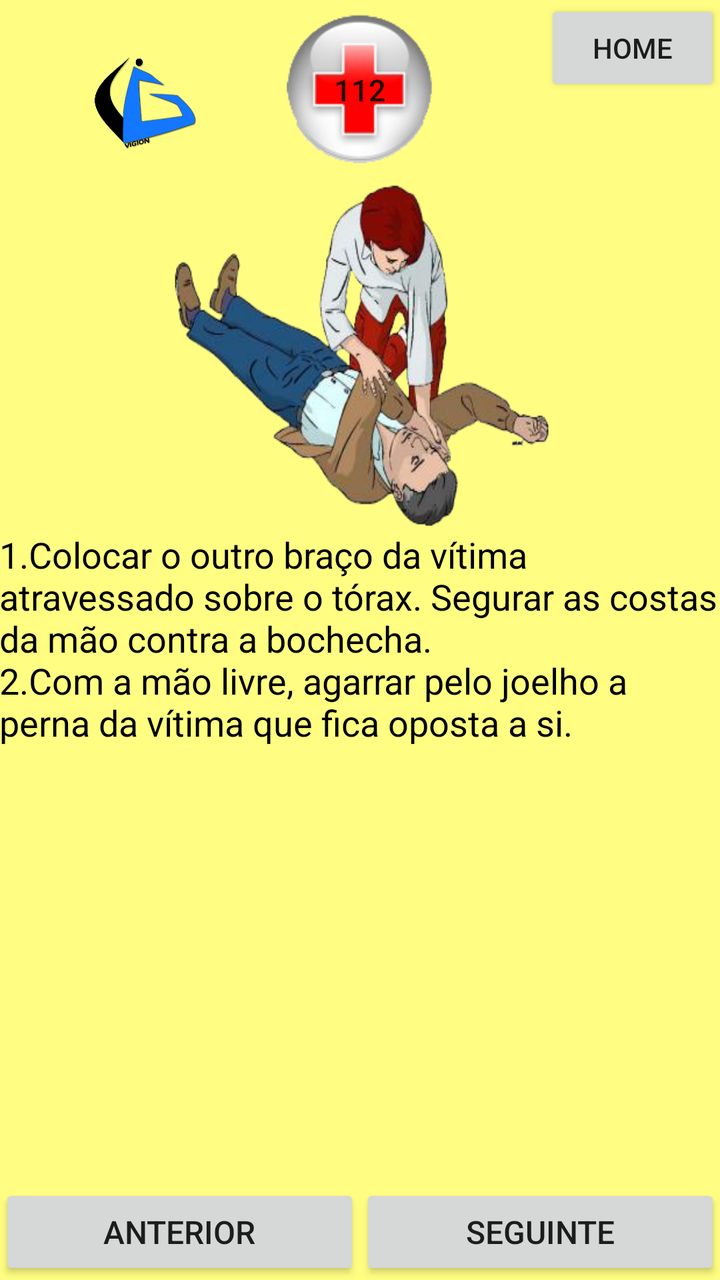
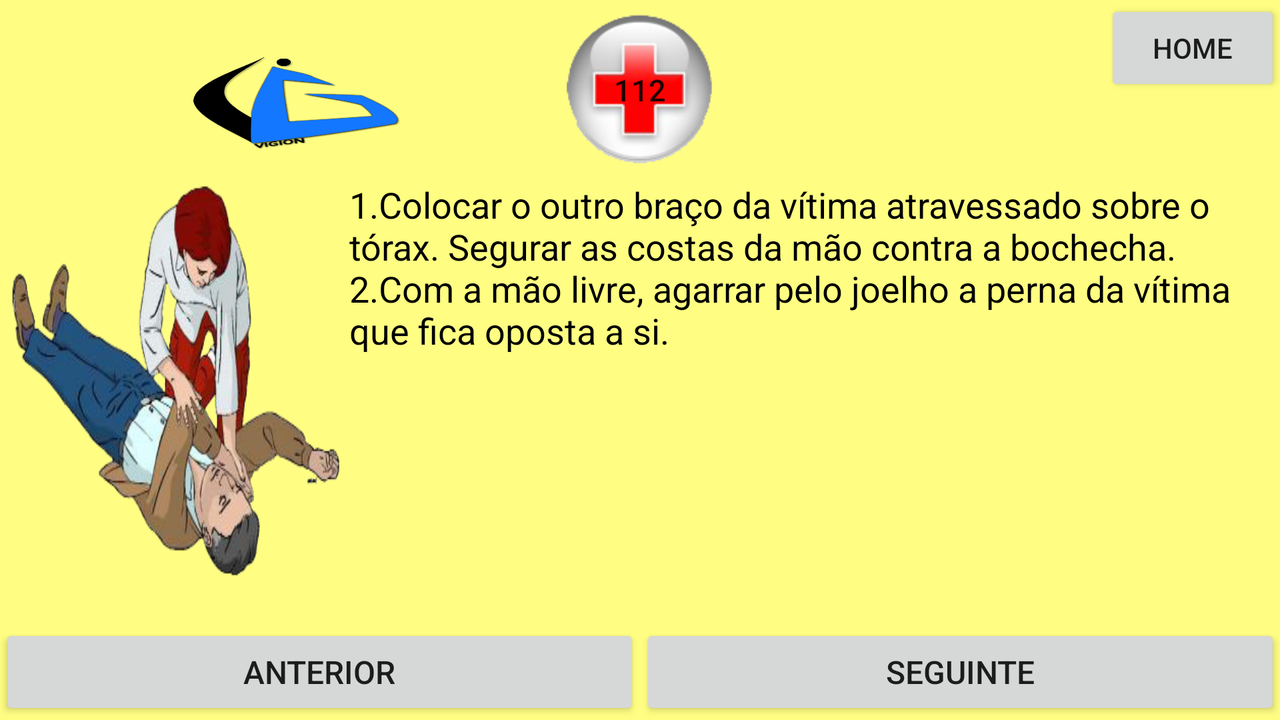

First picture: res/layout/ on a phone held upright. Second picture: the repository's own variant of that layout, on a device whose configuration matches the variant's folder. Source for both follows.
<!-- AndroidManifest.xml: application theme AppTheme -->
<!-- res/layout/activity_sbv_pls_segunda_parte.xml -->
<RelativeLayout xmlns:android="http://schemas.android.com/apk/res/android"
    xmlns:tools="http://schemas.android.com/tools" android:layout_width="match_parent"
    android:layout_height="match_parent" android:paddingLeft="@dimen/activity_horizontal_margin"
    android:paddingRight="@dimen/activity_horizontal_margin"
    android:paddingTop="@dimen/activity_vertical_margin"
    android:paddingBottom="@dimen/activity_vertical_margin"
    tools:context="com.example.vss.suportebasicodevida5.sbv_pls_segunda_parte"
    android:background="#fffffe82">

    <Button
        android:layout_width="90dp"
        android:layout_height="90dp"
        android:text="@string/emergencia"
        android:id="@+id/buttonEmergencia"
        android:onClick="onCLickChange2Activity"
        android:background="@drawable/medicina_em_png_queroimagem_ceica_crispim_2_transparente"
        android:textSize="15dp"
        android:layout_alignParentTop="true"
        android:layout_centerHorizontal="true" />

    <Button
        android:layout_width="wrap_content"
        android:layout_height="wrap_content"
        android:text="@string/home"
        android:id="@+id/buttonHome"
        android:onClick="onCLickChange2Activity"
        android:layout_alignParentTop="true"
        android:layout_alignParentRight="true"
        android:layout_alignParentEnd="true" />

    <ImageView
        android:layout_width="90dp"
        android:layout_height="90dp"
        android:id="@+id/imageViewVSS"
        android:background="@drawable/vigion_logo"
        android:layout_alignParentTop="true"
        android:layout_alignParentLeft="true"
        android:layout_alignParentStart="true"
        android:layout_alignBottom="@+id/buttonEmergencia"
        android:layout_toLeftOf="@+id/buttonEmergencia"
        android:layout_toStartOf="@+id/buttonEmergencia" />

    <LinearLayout
        android:orientation="horizontal"
        android:layout_width="fill_parent"
        android:layout_height="wrap_content"
        android:layout_centerHorizontal="true"

        android:layout_alignParentBottom="true"
        android:id="@+id/linearLayout">

        <Button
            android:layout_width="match_parent"
            android:layout_height="wrap_content"
            android:text="@string/anterior"
            android:id="@+id/buttonAnterior"
            android:onClick="onCLickChange2Activity"
            android:layout_alignParentBottom="true"
            android:layout_alignParentLeft="true"
            android:layout_alignParentStart="true"
            android:layout_gravity="left|bottom"
            android:layout_weight="1"
            android:textSize="16sp" />

        <Button
            android:layout_width="match_parent"
            android:layout_height="wrap_content"
            android:text="@string/seguinte"
            android:id="@+id/buttonSeguinte"
            android:onClick="onCLickChange2Activity"
            android:layout_alignParentBottom="true"
            android:layout_alignParentRight="true"
            android:layout_alignParentEnd="true"
            android:layout_gravity="right|bottom"
            android:layout_weight="1"
            android:textSize="16sp" />

    </LinearLayout>

    <RelativeLayout
        android:layout_width="fill_parent"
        android:layout_height="fill_parent"
        android:layout_below="@+id/buttonEmergencia"
        android:layout_alignParentRight="true"
        android:layout_alignParentEnd="true"
        android:layout_alignParentLeft="true"
        android:layout_alignParentStart="true"
        android:layout_above="@+id/linearLayout">

        <ImageView
            android:layout_width="200dp"
            android:layout_height="175dp"
            android:id="@+id/imageView"
            android:background="@drawable/pls1_transparente"
            android:layout_alignParentTop="true"
            android:layout_centerHorizontal="true" />

        <TextView
            android:layout_width="wrap_content"
            android:layout_height="wrap_content"
            android:textAppearance="?android:attr/textAppearanceMedium"
            android:text="@string/pls2"
            android:id="@+id/textView"
            android:layout_alignParentBottom="true"
            android:textColor="#ff000000"
            android:layout_below="@+id/imageView" />


    </RelativeLayout>
</RelativeLayout>
<!-- resources referenced by this layout -->
<resources>
  <!-- drawable medicina_em_png_queroimagem_ceica_crispim_2_transparente: png bitmap (drawable-mdpi, 13470 bytes) -->
  <!-- drawable pls1_transparente: png bitmap (drawable-mdpi, 81380 bytes) -->
  <!-- drawable vigion_logo: png bitmap (drawable-mdpi, 108685 bytes) -->
  <string name="anterior">Anterior</string>
  <string name="emergencia">112</string>
  <string name="home">HOME</string>
  <string name="pls2">1.Colocar o outro braço da vítima atravessado sobre o tórax. Segurar as costas da mão contra a bochecha.\n2.Com a mão livre, agarrar pelo joelho a perna da vítima que fica oposta a si.</string>
  <string name="seguinte">Seguinte</string>
  <style name="AppTheme" parent="Theme.AppCompat.Light.NoActionBar">
          
      </style>
</resources>
<!-- res/layout-land/activity_sbv_pls_segunda_parte.xml (the repository's variant of the layout above) -->
<!-- drawn on the phone turned sideways -->
<RelativeLayout xmlns:android="http://schemas.android.com/apk/res/android"
    xmlns:tools="http://schemas.android.com/tools" android:layout_width="match_parent"
    android:layout_height="match_parent" android:paddingLeft="@dimen/activity_horizontal_margin"
    android:paddingRight="@dimen/activity_horizontal_margin"
    android:paddingTop="@dimen/activity_vertical_margin"
    android:paddingBottom="@dimen/activity_vertical_margin"
    tools:context="com.example.vss.suportebasicodevida5.sbv_pls_segunda_parte"
    android:background="#fffffe82">

    <Button
        android:layout_width="90dp"
        android:layout_height="90dp"
        android:text="@string/emergencia"
        android:id="@+id/buttonEmergencia"
        android:onClick="onCLickChange2Activity"
        android:background="@drawable/medicina_em_png_queroimagem_ceica_crispim_2_transparente"
        android:textSize="15dp"
        android:layout_alignParentTop="true"
        android:layout_centerHorizontal="true" />

    <Button
        android:layout_width="wrap_content"
        android:layout_height="wrap_content"
        android:text="@string/home"
        android:id="@+id/buttonHome"
        android:onClick="onCLickChange2Activity"
        android:layout_alignParentTop="true"
        android:layout_alignParentRight="true"
        android:layout_alignParentEnd="true" />

    <ImageView
        android:layout_width="90dp"
        android:layout_height="90dp"
        android:id="@+id/imageViewVSS"
        android:background="@drawable/vigion_logo"
        android:layout_alignParentTop="true"
        android:layout_alignParentLeft="true"
        android:layout_alignParentStart="true"
        android:layout_alignBottom="@+id/buttonEmergencia"
        android:layout_toLeftOf="@+id/buttonEmergencia"
        android:layout_toStartOf="@+id/buttonEmergencia" />

    <LinearLayout
        android:orientation="horizontal"
        android:layout_width="fill_parent"
        android:layout_height="wrap_content"

        android:layout_alignParentBottom="true"
        android:id="@+id/linearLayout"
        android:layout_alignParentRight="true"
        android:layout_alignParentEnd="true"
        android:layout_alignParentLeft="true"
        android:layout_alignParentStart="true">

        <Button
            android:layout_width="match_parent"
            android:layout_height="wrap_content"
            android:text="@string/anterior"
            android:id="@+id/buttonAnterior"
            android:onClick="onCLickChange2Activity"
            android:layout_alignParentBottom="true"
            android:layout_alignParentLeft="true"
            android:layout_alignParentStart="true"
            android:layout_gravity="left|bottom"
            android:layout_weight="1"
            android:textSize="16sp" />

        <Button
            android:layout_width="match_parent"
            android:layout_height="wrap_content"
            android:text="@string/seguinte"
            android:id="@+id/buttonSeguinte"
            android:onClick="onCLickChange2Activity"
            android:layout_alignParentBottom="true"
            android:layout_alignParentRight="true"
            android:layout_alignParentEnd="true"
            android:layout_gravity="right|bottom"
            android:layout_weight="1"
            android:textSize="16sp" />

    </LinearLayout>

    <RelativeLayout
        android:layout_width="fill_parent"
        android:layout_height="fill_parent"
        android:layout_below="@+id/buttonEmergencia"
        android:layout_above="@+id/linearLayout"
        android:layout_alignParentRight="true"
        android:layout_alignParentEnd="true"
        android:layout_alignParentLeft="true"
        android:layout_alignParentStart="true">

        <ImageView
            android:layout_width="175dp"
            android:layout_height="200dp"
            android:id="@+id/imageView"
            android:background="@drawable/pls1_transparente"
            android:layout_alignParentTop="true"
            android:layout_alignParentLeft="true"
            android:layout_alignParentStart="true" />

        <TextView
            android:layout_width="wrap_content"
            android:layout_height="wrap_content"
            android:textAppearance="?android:attr/textAppearanceMedium"
            android:text="@string/pls2"
            android:id="@+id/textView"
            android:layout_alignParentTop="true"
            android:layout_alignParentBottom="true"
            android:textColor="#ff000000"
            android:layout_toRightOf="@+id/imageView"
            android:layout_toEndOf="@+id/imageView" />


    </RelativeLayout>
</RelativeLayout>
